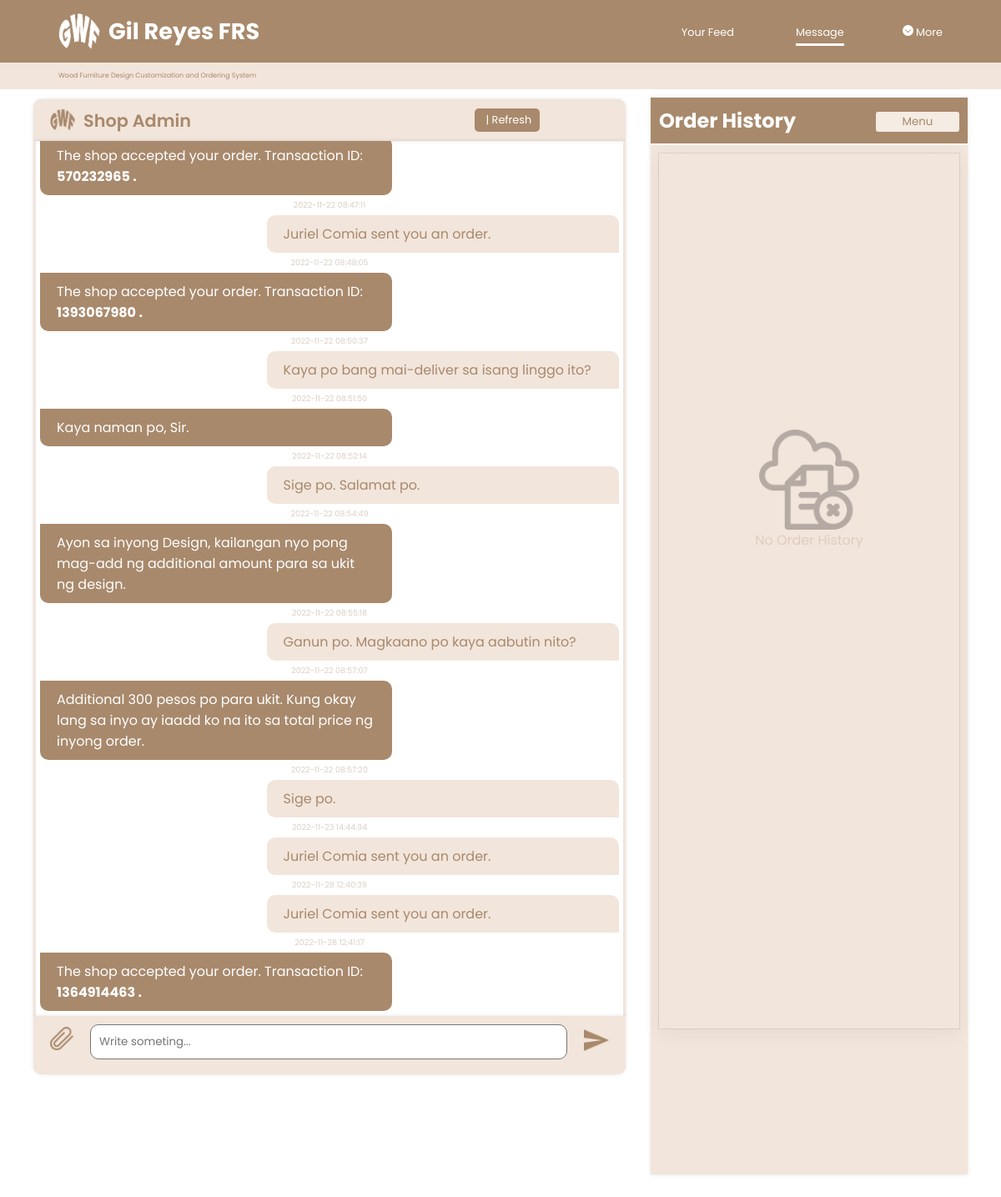
Page /src/sys-user/message-page/userMessage-completed.php (signed in) on the committed database.
### tables this page shows
CREATE TABLE `tb_pointmessage` (
  `message_id` int(11) NOT NULL,
  `message_to` varchar(50) NOT NULL,
  `message_from` varchar(50) NOT NULL,
  `message_content` text NOT NULL,
  `sender_name` varchar(50) NOT NULL,
  `msg_timestamp` timestamp NOT NULL DEFAULT current_timestamp(),
  `msg_file` varchar(255) NOT NULL
);

### src/php-database/user-session.php (called while the page is built, shortened)
<?php
    require 'dbconnect.php';
    $user_check=$_SESSION['login_user'];
    $ses_sql=mysqli_query($conn,"select * from tb_user where email='$user_check'");
    $row=mysqli_fetch_array($ses_sql,MYSQLI_ASSOC);
    $loggedin_uid=$row['unique_id'];
?>

### src/sys-user/message-page/userMessage-completed.php (the view, shortened to what this page needs)
<?php include '../../php-database/user-session.php'; ?>
<!DOCTYPE html>
<html lang="en">
<head>
    <link rel="stylesheet" href="userMessage.css?v=<?php echo time(); ?>">
</head>
<body>
    <header>
        <div class="app-name">
            <a href="">
                <img src="../../../image/logo.png" alt="">
                <h1>Gil Reyes FRS</h1>
            </a>
        </div>
        <nav class="block">
            <a class="a" href="../home-page/userhome.php">Your Feed</a>
            <a class="a" href="../message-page/userMessage.php" style="border-bottom: 3px solid white; padding-bottom: 5px;">Message</a>
            <div class="dropdown" style="float:right;">
                <a class="dropbtn"><img src="../../../image/icon/down-chevron.png" alt="" width="13px" height="13px"> More</a>
            </div>
        </nav>
    </header>
    <div class="divider">
        <p>Wood Furniture Design Customization and Ordering System</p>
    </div>
    <main>
        <div class="container">
            <section class="message-cont" id="message-cont">
                <div class="message-head">
                    <img src="../../../image/logo2.png" alt="" width="30px" height="30px">
                    <a class="shop" href="../home-page/userhome.php">Shop Admin</a>
                    <div class="refresh-btn">
                        <a href="../../php-database/read-message.php?unique_id=<?php echo $loggedin_uid; ?>">&nbsp|&nbspRefresh</a>
                    </div>
                </div>
                <div class="message-box" id="your_div">
                <?php
                    require_once '../../php-database/user-session.php';
                    $shopid = '1135622190';
                    $query = "SELECT * FROM tb_pointmessage WHERE message_to = $shopid
                            AND message_from = $loggedin_uid OR message_to = $loggedin_uid
                            AND message_from = $shopid ORDER BY msg_timestamp ASC";
                    $result = mysqli_query($conn, $query);
                    if(mysqli_num_rows($result) > 0){
                        while ($row = mysqli_fetch_assoc($result))
                            {
                                if($row['message_from'] === $shopid){
                                    if($row['message_content'] == NULL) {
                                        echo '  <p class="time-s">'. $row['msg_timestamp'] .'</p>
                                        <div class="message-me message">
                                            <div class="message-one">
                                                <img src=../../sys-admin/message-page/'. $row['msg_file'] .' width="360px">
                                            </div>
                                        </div>';
                                    } else {
                                        echo '  <p class="time-s">'. $row['msg_timestamp'] .'</p>
                                        <div class="message-me message">
                                            <div class="message-one">
                                                <p>'. $row['message_content'] .'</p>
                                            </div>
                                        </div>';
                                    }
                                }
                                elseif($row['message_from'] === $loggedin_uid) {
                                    if($row['message_content'] == NULL) {
                                        echo  '<p class="time-s">'. $row['msg_timestamp'] .'</p>
                                            <div class="message-admin">
                                                <div class="message-two message">
                                                    <img src='. $row['msg_file'] .' width="360px">
                                                </div>
                                            </div>';
                                    } else {
                                        echo  '<p class="time-s">'. $row['msg_timestamp'] .'</p>
                                            <div class="message-admin">
                                                <div class="message-two message">
                                                    <p>'. $row['message_content'] .'</p>
                                                </div>
                                            </div>';
                                    }
                                }
                            }
                        }else
                            {
                                echo '<p class="nm">No Message</p>';
                            }
                ?>
                </div>
                <div class="message-input">
                    <form action="userSend.php" method="post" enctype="multipart/form-data">
                        <div class="file">
                            <label for="file_upload" title="Attach File"><img src="../../../image/icon/attach-paperclip-symbol.png" alt="" width="28px" height="28px"></label>
                        </div>
                        <textarea name="message_content" id="" cols="82" rows="1" placeholder="Write someting..."></textarea>
                        <button title="Send" name="submit"><img src="../../../image/icon/send.png" alt="" width="30px" height="30px"></button>
                    </form>
                </div>
            </section>
            <section class="progress-cont">
                <div class="progress" id="progress">
                    <div class="progress-header">
                        <h2>Order History</h2>
                        <div class="dropdown" style="float:right;">
                            <button class="dropbtn">Menu</button>
                        </div>
                    </div>
                    <div class="progress-bar-cont">
                        <?php
                            include '../../php-database/dbconnect.php';
                            $query = "SELECT * FROM tb_ordercompleted INNER JOIN tb_product ON tb_ordercompleted.product_id = tb_product.id WHERE user_id = '$loggedin_uid' ORDER BY tb_ordercompleted.id DESC";
                            $result = mysqli_query($conn, $query);
                        ?>
                        <div class="canvas">
                            <?php
                                if (mysqli_num_rows($result) == 0) {
                                    echo "<div class='nodata' style='height: 50vh; display: flex; justify-content: center; align-items: center; flex-direction: column; text-align: center; opacity: 25%;'>
                                        <img src='../../../image/icon/file.png' width='120px' height='120px'>
                                        <p>No Order History</p>
                                        </div>";
                                    }
                            ?>
                        </div>
                    </div>
                </div>
            </section>
        </div>
    </main>
</body>
</html>

### rows in the picture
tb_pointmessage: message_content "The shop accepted your order. Transaction ID: 570232965 ."
tb_pointmessage: msg_timestamp "2022-11-22 08:47:11", message_content "Juriel Comia sent you an order."
tb_pointmessage: msg_timestamp "2022-11-22 08:48:05", message_content "The shop accepted your order. Transaction ID: 1393067980 ."
tb_pointmessage: msg_timestamp "2022-11-22 08:50:37", message_content "Kaya po bang mai-deliver sa isang linggo ito?"
tb_pointmessage: msg_timestamp "2022-11-22 08:51:50", message_content "Kaya naman po, Sir."
tb_pointmessage: msg_timestamp "2022-11-22 08:52:14", message_content "Sige po. Salamat po."
tb_pointmessage: msg_timestamp "2022-11-22 08:54:49", message_content "Ayon sa inyong Design, kailangan nyo pong mag-add ng additional amount para sa ukit ng design."
tb_pointmessage: msg_timestamp "2022-11-22 08:55:18", message_content "Ganun po. Magkaano po kaya aabutin nito?"
tb_pointmessage: msg_timestamp "2022-11-22 08:57:07", message_content "Additional 300 pesos po para ukit. Kung okay lang sa inyo ay iaadd ko na ito sa total price ng inyong order."
tb_pointmessage: msg_timestamp "2022-11-22 08:57:20", message_content "Sige po."
tb_pointmessage: msg_timestamp "2022-11-23 14:44:34", message_content "Juriel Comia sent you an order."
tb_pointmessage: msg_timestamp "2022-11-28 12:40:39", message_content "Juriel Comia sent you an order."
tb_pointmessage: msg_timestamp "2022-11-28 12:41:17", message_content "The shop accepted your order. Transaction ID: 1364914463 ."
